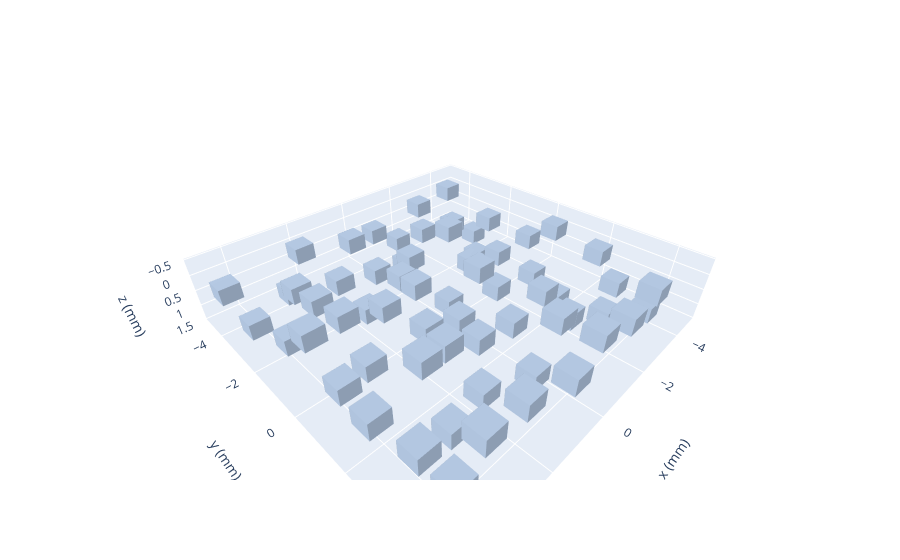

The notebook cell this image was saved under:
### Markdown cell above
## 3. Any 3-D point set: explicit x, y and z coordinates

`elements` is just three coordinate rows, so any point set works. This example uses an irregular array of 64 elements:
- an 8×8 grid with 1.2 mm pitch;
- every element moved randomly by up to ±0.3 mm in $x$ and $y$;
- every element set at a random depth between 0 and 1.5 mm.

`txdelay3` focuses the transmit at a point off the array axis. `pfield3` (on the JAX backend) then gives the beamformed RMS pressure in three orthogonal planes through the focus.

### Code cell
rng = np.random.default_rng(7)
grid_m = (np.arange(8) - 3.5) * 1.2e-3
grid_x, grid_y = (grid.ravel() for grid in np.meshgrid(grid_m, grid_m))
element_x = grid_x + rng.uniform(-0.3e-3, 0.3e-3, grid_x.size)   # x coordinates (m)
element_y = grid_y + rng.uniform(-0.3e-3, 0.3e-3, grid_y.size)   # y coordinates (m)
element_z = rng.uniform(0.0, 1.5e-3, grid_x.size)                # z coordinates (m)

param_irregular = Param(fc=3e6, fs=12e6, bandwidth=70, width=600e-6, height=600e-6,
                        elements=np.stack([element_x, element_y, element_z]))
plot_transducer_array(param_irregular)

### Figure 1 — Plotly figure (JSON) as saved in the notebook; plotly's stock layout.template omitted (floating-point values rounded to 4 significant figures; data arrays with more than 128 entries replaced by an {"elided": "..."} marker saying what was removed)
{"data": [{"color": "lightsteelblue", "flatshading": true, "hoverinfo": "text", "hovertext": {"elided": "512 str values"}, "i": {"elided": "768 int values"}, "j": {"elided": "768 int values"}, "k": {"elided": "768 int values"}, "type": "mesh3d", "x": {"elided": "512 float values"}, "y": {"elided": "512 float values"}, "z": {"elided": "512 float values"}}], "layout": {"scene": {"aspectmode": "data", "xaxis": {"title": {"text": "x (mm)"}}, "yaxis": {"title": {"text": "y (mm)"}}, "zaxis": {"autorange": "reversed", "title": {"text": "z (mm)"}}}}}
